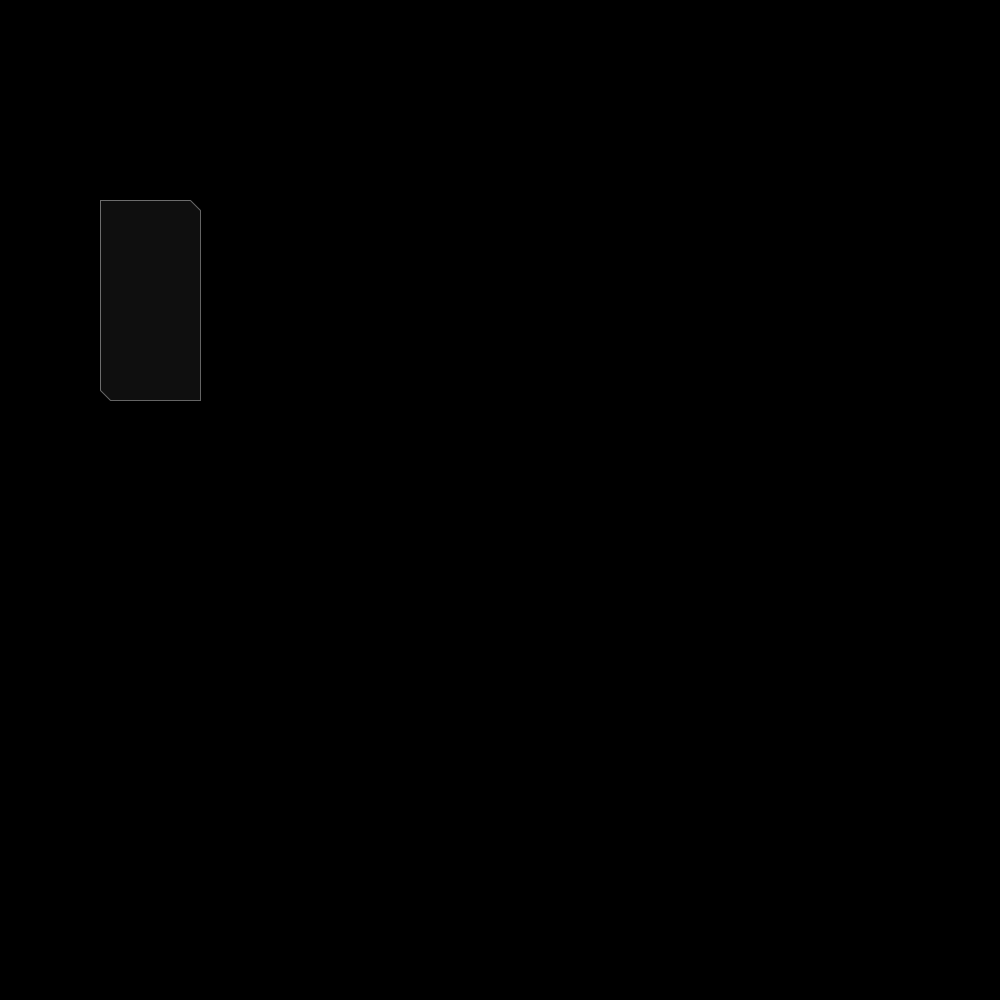
Frame 1 (no input)
Frame 60 (the mouse pressed at the canvas centre just before this capture): identical to frame 1, image omitted
Frame 120 (the mouse held since frame 60 and released just before this capture): identical to frame 1, image omitted

The Processing sketch that drew this single still picture (run headless with seeded random() and noise(); from frame 60 on, the mouse is pressed at the canvas centre):

// Processing sketch: frameTabbed
// ── frameTabbed.pde
// 

// Color scheme
color whiteAlpha100 = color(255, 100);
color whiteAlpha15 = color(255, 15);
color whiteSolid = color(255);
color blackSolid = color(0);

// Object
Frame tabFrame;

// %%%%%%%%%%%%%%%%%%%%%%%%%%%%%%%%%%%%%%%%%%%%%%%%%%%%%%%%%%%%%%%%%%%%%%%%%%

void setup() {
   size(1000, 1000);
   // Parameters(xPos, yPos, Width, Height, Cut Size, Line Color, Line Weight, Fill Option, Fill Color)
   tabFrame = new Frame(50, 100, 100, 200, 10, whiteAlpha100, 1, true, whiteAlpha15);
}

// %%%%%%%%%%%%%%%%%%%%%%%%%%%%%%%%%%%%%%%%%%%%%%%%%%%%%%%%%%%%%%%%%%%%%%%%%%

void draw() {
  background(blackSolid);
  pushMatrix();
      translate(0, 0);
      // Tabbed frame object
      // No parameters
      tabFrame.drawFrame();
  popMatrix();   
}

// ── Frame.pde
// Class for tabbed frame graphics construction
class Frame {  
  
  // Class Variables
  int xFramePos;
  int yFramePos;
  int wFrameSize;
  int hFrameSize;
  int cutSize;
  boolean fillOption;
  color frameColor;
  int frameLineWeight;
  color shapeFillColor;
  PShape shape;
   
  // %%%%%%%%%%%%%%%%%%%%%%%%%%%%%%%%%%%%%%%%%%%%%%%%%%%%%%%
  // Class Constructor
  // Used to construct tabbed frame graphics
  Frame(int x, int y, int w, int h, int cut, color frameLineColor, int lineWeight, boolean fill, color fillColor){
      this.xFramePos = x;
      this.yFramePos = y;
      this.wFrameSize = w;
      this.hFrameSize = h;
      this.cutSize = cut;
      this.frameColor = frameLineColor;
      this.frameLineWeight = lineWeight;
      this.fillOption = fill;
      this.shapeFillColor = fillColor; 
  }
 
  // %%%%%%%%%%%%%%%%%%%%%%%%%%%%%%%%%%%%%%%%%%%%%%%%%%%%%%%
  // Class Methods
 
  // *******************************************************
  // Draw frame shape
  void drawFrame(){
     strokeWeight(frameLineWeight);   // This must go before createShape()
     shape = createShape();  // Init shape object
     shape.beginShape();
     if(fillOption){
        shape.fill(shapeFillColor);
     }
     else{
        shape.noFill();
     }   
     shape.stroke(frameColor);
     shape.vertex(xFramePos, yFramePos);
     shape.vertex(xFramePos + wFrameSize - cutSize, yFramePos);
     shape.vertex(xFramePos + wFrameSize, yFramePos + cutSize);
     shape.vertex(xFramePos + wFrameSize, yFramePos + hFrameSize);
     shape.vertex(xFramePos + cutSize, yFramePos + hFrameSize);
     shape.vertex(xFramePos, yFramePos + hFrameSize - cutSize);     
     shape.endShape(CLOSE);
     
     // Position frame
     // shape function args are (shapeName, xPos, yPos)
     shape(shape, xFramePos, yFramePos);  
  }  
}
